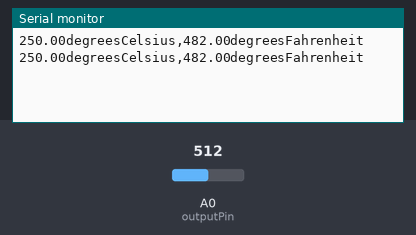
Recording of a sketch running on a simulated Arduino Uno, built with avr-gcc and run on an emulated ATmega328P. Parts: the last lines printed to the serial monitor. Inputs (shaded band) come from the test bench; at power-on: A0 (outputPin) = 512.

Above: at 1.8 s.
1.9 s: A0 (outputPin) set to 716
At 2.6 s:
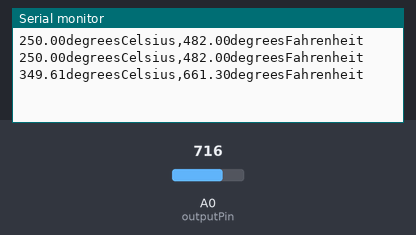
3.4 s: A0 (outputPin) set to 900
At 4.8 s:
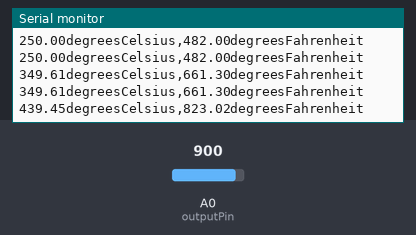
Timing chart, 0 to 6.4 s (numbered marks = the images above; inputs shaded):
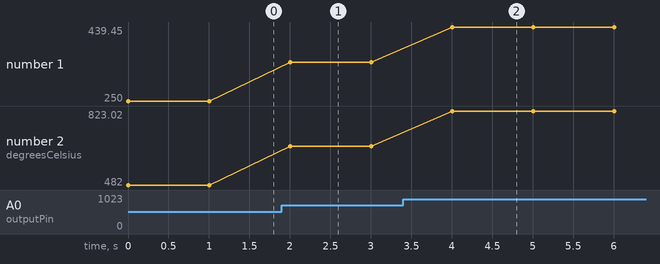

The sketch:

temperature.ino
```cpp
int outputPin=0;
void setup() {
  // put your setup code here, to run once:
Serial.begin(9600);
}

void loop() {
  // put your main code here, to run repeatedly:
int rawvoltage=analogRead(outputPin);
float millivolts=(rawvoltage/1024.0)*5000;
float celsius=millivolts/10;
Serial.print(celsius);
Serial.print("degreesCelsius,");
Serial.print((celsius*9)/5+32);
Serial.println("degreesFahrenheit");
delay(1000);
}
```

Measured:
- after the input at 1.9 s, the serial monitor: prints a new line after 0.10 s (image 1)
- after the input at 3.4 s, the serial monitor: prints a new line after 0.61 s (image 2)
- plotted number 1: 250 → 349.61 after the input at 1.9 s, 349.61 → 439.45 after the input at 3.4 s
- plotted number 2: 482 → 661.3 after the input at 1.9 s, 661.3 → 823.02 after the input at 3.4 s
